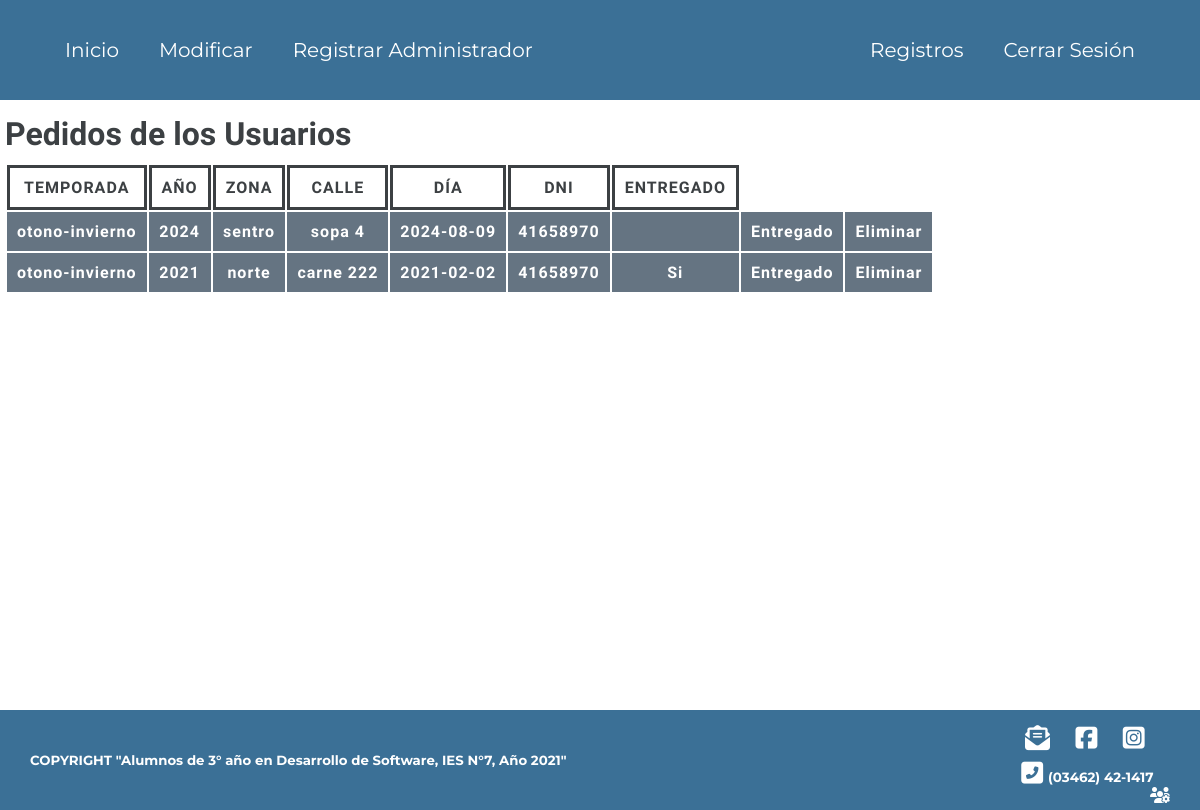
The page /semi/peda.php (signed in) on the database its author committed.
### tables this page shows
CREATE TABLE IF NOT EXISTS `pdo` (
  `temporada` varchar(35) NOT NULL,
  `ano` int(4) NOT NULL,
  `zona` varchar(20) NOT NULL,
  `calle` varchar(33) NOT NULL,
  `dia` date NOT NULL,
  `dni` int(8) NOT NULL,
  `nombre` varchar(69) NOT NULL,
  `entregado` varchar(4) DEFAULT NULL,
  `id` int(99) NOT NULL AUTO_INCREMENT,
  PRIMARY KEY (`id`),
  UNIQUE KEY `id` (`id`)
);

### semi/peda.php (the view, shortened to what this page needs)
<?php
require '1a.php';
 ?>
 <html>
  <head>
    <link rel="stylesheet" href="css/pedido_adm.css">
  </head>
  <body>
    <div class="cuerpoPedidos">
      <div class="pedidosUsuarios">
        <h1>Pedidos de los Usuarios</h1>
        <table>
          <tr class="primera_fila">
            <td>Temporada</td>
            <td>Año</td>
            <td>Zona</td>
            <td>Calle</td>
            <td>Día</td>
            <td>DNI</td>
            <td>Entregado</td>
          </tr>
            <?php
              $sql="SELECT * from pdo";
              $result=mysqli_query($conexion,$sql);
              while($mostrar=mysqli_fetch_assoc($result)) {
            ?>
              <tr class="fila_pedido">
                <td><?php echo $mostrar['temporada']?></td>
                <td><?php echo $mostrar['ano']?></td>
                <td><?php echo $mostrar['zona']?></td>
                <td><?php echo $mostrar['calle']?></td>
                <td><?php echo $mostrar['dia']?></td>
                <td><?php echo $mostrar['dni']?></td>
                <td><?php echo $mostrar['entregado']?></td>
                <?php
                echo "<td>  <a href='pedias.php?id=".$mostrar['id']."'>Entregado</td>";
                echo "<td> <a href='pedielim.php?id=".$mostrar['id']."''>Eliminar</td>";
                ?>
              </tr>
            <?php }?>
        </table>
      </div>
    </div>
    <?php include('pie.php') ?>
  </body>
</html>

### semi/css/nav_pie.css (style rules this page uses)
:root { --blanco: rgb(255, 255, 255); --oscuro: #3B7096; --nar-osc: #a76707; --nar-clar: #FFB442; --gris-clar: #657482; --gris-osc: #3c4043; }
* { padding: 0px; margin: 0px; text-decoration: none; }
body { background: var(--blanco); font-family: 'Source Sans Pro', sans-serif; }

### semi/css/pedido_adm.css (style rules this page uses)
.primera_fila td, .fila_pedido td { padding: 10px; letter-spacing: 1px; }
.primera_fila td { text-transform: uppercase; border: 3px solid var(--gris-osc); background: var(--blanco); color: var(--gris-osc); font-weight: 600; }
.fila_pedido td { background: var(--gris-clar); color: var(--blanco); font-weight: 600; }
.fila_pedido a { color: var(--blanco); }
.cuerpoPedidos { padding: 5px; height: auto; min-height: 75vh; }
.pedidosUsuarios td { text-align: center; }
.pedidosUsuarios h1 { color: var(--gris-osc); margin: 10px 0; }

### rows shown on the page
pdo: temporada "otono-invierno", ano "2024", zona "sentro", calle "sopa 4", dia "2024-08-09", dni "41658970"
pdo: temporada "otono-invierno", ano "2021", zona "norte", calle "carne 222", dia "2021-02-02", dni "41658970", entregado "Si"
